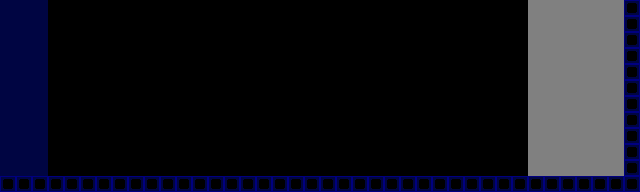

Below is a game level as drawn by its tile map, then a one-line description and the .tmx file that defines it, in full:
An orthogonal 40x12 tile map with 16x16 px tiles, 2 tile layers (block, back).

<map version="1.10" tiledversion="1.11.1-99-gec89c545" orientation="orthogonal" renderorder="right-down" width="40" height="12" tilewidth="16" tileheight="16" infinite="0" nextlayerid="3" nextobjectid="1">
 <tileset firstgid="1" source="../../tileset/tileset_map_element.tsx" />
 <layer id="1" name="block" width="40" height="12">
  <data encoding="csv">
26,26,26,0,0,0,0,0,0,0,0,0,0,0,0,0,0,0,0,0,0,0,0,0,0,0,0,0,0,0,0,0,0,0,0,0,0,0,0,35,
26,26,26,0,0,0,0,0,0,0,0,0,0,0,0,0,0,0,0,0,0,0,0,0,0,0,0,0,0,0,0,0,0,0,0,0,0,0,0,35,
26,26,26,0,0,0,0,0,0,0,0,0,0,0,0,0,0,0,0,0,0,0,0,0,0,0,0,0,0,0,0,0,0,0,0,0,0,0,0,35,
26,26,26,0,0,0,0,0,0,0,0,0,0,0,0,0,0,0,0,0,0,0,0,0,0,0,0,0,0,0,0,0,0,0,0,0,0,0,0,35,
26,26,26,0,0,0,0,0,0,0,0,0,0,0,0,0,0,0,0,0,0,0,0,0,0,0,0,0,0,0,0,0,0,0,0,0,0,0,0,35,
26,26,26,0,0,0,0,0,0,0,0,0,0,0,0,0,0,0,0,0,0,0,0,0,0,0,0,0,0,0,0,0,0,0,0,0,0,0,0,35,
26,26,26,0,0,0,0,0,0,0,0,0,0,0,0,0,0,0,0,0,0,0,0,0,0,0,0,0,0,0,0,0,0,0,0,0,0,0,0,35,
26,26,26,0,0,0,0,0,0,0,0,0,0,0,0,0,0,0,0,0,0,0,0,0,0,0,0,0,0,0,0,0,0,0,0,0,0,0,0,35,
26,26,0,0,0,0,0,0,0,0,0,0,0,0,0,0,0,0,0,0,0,0,0,0,0,0,0,0,0,0,0,0,0,0,0,0,0,0,0,35,
26,26,0,0,0,0,0,0,0,0,0,0,0,0,0,0,0,0,0,0,0,0,0,0,0,0,0,0,0,0,0,0,0,0,0,0,0,0,0,35,
26,26,0,0,0,0,0,0,0,0,0,0,0,0,0,0,0,0,0,0,0,0,0,0,0,0,0,0,0,0,0,0,0,0,0,0,0,0,0,35,
35,35,35,35,35,35,35,35,35,35,35,35,35,35,35,35,35,35,35,35,35,35,35,35,35,35,35,35,35,35,35,35,35,35,35,35,35,35,35,35
</data>
 </layer>
 <layer id="2" name="back" width="40" height="12">
  <data encoding="csv">
0,0,0,0,0,0,0,0,0,0,0,0,0,0,0,0,0,0,0,0,0,0,0,0,0,0,0,0,0,0,0,0,0,3,3,3,3,3,3,0,
0,0,0,0,0,0,0,0,0,0,0,0,0,0,0,0,0,0,0,0,0,0,0,0,0,0,0,0,0,0,0,0,0,3,3,3,3,3,3,0,
0,0,0,0,0,0,0,0,0,0,0,0,0,0,0,0,0,0,0,0,0,0,0,0,0,0,0,0,0,0,0,0,0,3,3,3,3,3,3,0,
0,0,0,0,0,0,0,0,0,0,0,0,0,0,0,0,0,0,0,0,0,0,0,0,0,0,0,0,0,0,0,0,0,3,3,3,3,3,3,0,
0,0,0,0,0,0,0,0,0,0,0,0,0,0,0,0,0,0,0,0,0,0,0,0,0,0,0,0,0,0,0,0,0,3,3,3,3,3,3,0,
0,0,0,0,0,0,0,0,0,0,0,0,0,0,0,0,0,0,0,0,0,0,0,0,0,0,0,0,0,0,0,0,0,3,3,3,3,3,3,0,
0,0,0,0,0,0,0,0,0,0,0,0,0,0,0,0,0,0,0,0,0,0,0,0,0,0,0,0,0,0,0,0,0,3,3,3,3,3,3,0,
0,0,0,0,0,0,0,0,0,0,0,0,0,0,0,0,0,0,0,0,0,0,0,0,0,0,0,0,0,0,0,0,0,3,3,3,3,3,3,0,
0,0,26,0,0,0,0,0,0,0,0,0,0,0,0,0,0,0,0,0,0,0,0,0,0,0,0,0,0,0,0,0,0,3,3,3,3,3,3,0,
0,0,26,0,0,0,0,0,0,0,0,0,0,0,0,0,0,0,0,0,0,0,0,0,0,0,0,0,0,0,0,0,0,3,3,3,3,3,3,0,
0,0,26,0,0,0,0,0,0,0,0,0,0,0,0,0,0,0,0,0,0,0,0,0,0,0,0,0,0,0,0,0,0,3,3,3,3,3,3,0,
0,0,0,0,0,0,0,0,0,0,0,0,0,0,0,0,0,0,0,0,0,0,0,0,0,0,0,0,0,0,0,0,0,0,0,0,0,0,0,0
</data>
 </layer>
</map>
